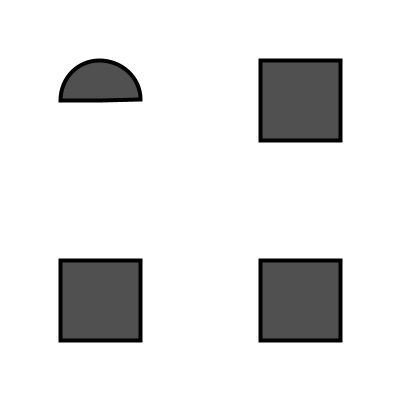
Frame 1 (no input)
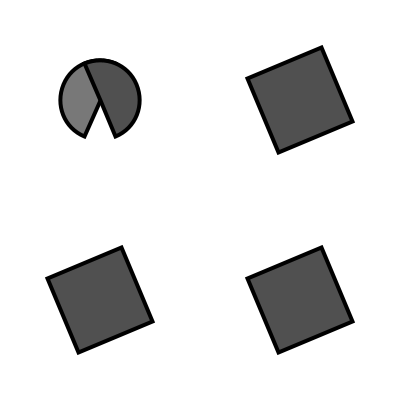
Frame 60 (the mouse pressed at the canvas centre just before this capture)
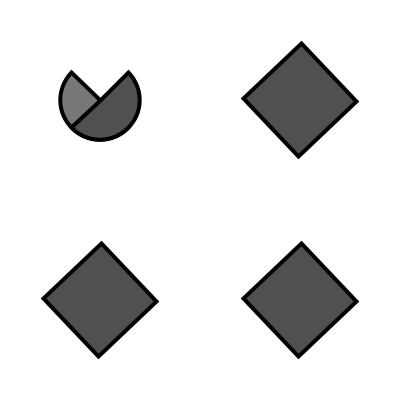
Frame 120 (the mouse held since frame 60 and released just before this capture)

The Processing sketch that drew these frames (run headless with seeded random() and noise(); from frame 60 on, the mouse is pressed at the canvas centre):

// Processing sketch: spinner
// ── spinner.pde
float r = 0;

void setup() {
  size(400, 400);
  background(255);
  noStroke();
  fill(0);
  rectMode(CENTER);
}
void draw() {
  background(255);

  translate(100, 100);
  fill(120);
  rotate(r*-1.0);
  arc(0, 0, 80, 80, PI, TWO_PI,PIE);
  resetMatrix();
  translate(100, 100);
  rotate(r);
  strokeWeight(4);
  stroke(0);
  fill(80);
  arc(0, 0, 80, 80, PI, TWO_PI,PIE);
  resetMatrix();


  translate(300, 100);
  rotate(r);
  rect(0, 0, 80, 80);
  resetMatrix();

  translate(100, 300);
  rotate(r);
  rect(0, 0, 80, 80);
  resetMatrix();

  translate(300, 300);
  rotate(r);
  rect(0, 0, 80, 80);
  resetMatrix();

  r = r + 0.02;
}
